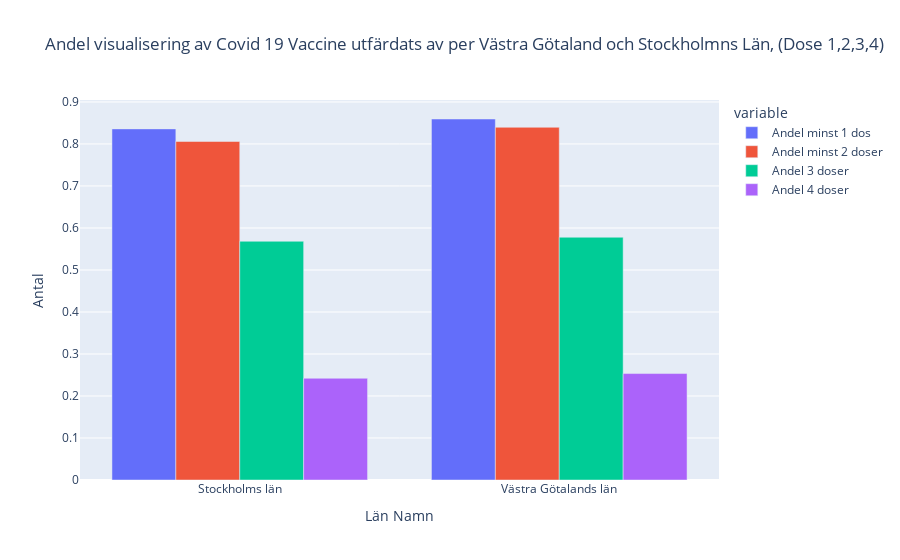

Notebook code for this chart:
### Code cell
proportion_Stock_Väst = px.bar(
    df_stock_vgöt,
    x="Län_namn",
    y=["Andel minst 1 dos","Andel minst 2 doser","Andel 3 doser","Andel 4 doser"],
    title="Andel visualisering av Covid 19 Vaccine utfärdats av per Västra Götaland och Stockholmns Län, (Dose 1,2,3,4)",
    barmode= "group",
    labels={
        "Län_namn":"Län Namn",
        "value":"Antal"       
    }
)
proportion_counties.write_html("Visualiseringar/Andel_vaccines_Stock_VGöt.html") # saving graph as html file
proportion_Stock_Väst.show()

### Figure 1 — Plotly figure (JSON) as saved in the notebook; plotly's stock layout.template omitted (floating-point values rounded to 4 significant figures)
{"data": [{"alignmentgroup": "True", "hovertemplate": "variable=Andel minst 1 dos<br>Län Namn=%{x}<br>Antal=%{y}<extra></extra>", "legendgroup": "Andel minst 1 dos", "marker": {"color": "#636efa", "pattern": {"shape": ""}}, "name": "Andel minst 1 dos", "offsetgroup": "Andel minst 1 dos", "orientation": "v", "showlegend": true, "textposition": "auto", "type": "bar", "x": ["Stockholms län", "Västra Götalands län"], "xaxis": "x", "y": [0.8359, 0.8594], "yaxis": "y"}, {"alignmentgroup": "True", "hovertemplate": "variable=Andel minst 2 doser<br>Län Namn=%{x}<br>Antal=%{y}<extra></extra>", "legendgroup": "Andel minst 2 doser", "marker": {"color": "#EF553B", "pattern": {"shape": ""}}, "name": "Andel minst 2 doser", "offsetgroup": "Andel minst 2 doser", "orientation": "v", "showlegend": true, "textposition": "auto", "type": "bar", "x": ["Stockholms län", "Västra Götalands län"], "xaxis": "x", "y": [0.8059, 0.8397], "yaxis": "y"}, {"alignmentgroup": "True", "hovertemplate": "variable=Andel 3 doser<br>Län Namn=%{x}<br>Antal=%{y}<extra></extra>", "legendgroup": "Andel 3 doser", "marker": {"color": "#00cc96", "pattern": {"shape": ""}}, "name": "Andel 3 doser", "offsetgroup": "Andel 3 doser", "orientation": "v", "showlegend": true, "textposition": "auto", "type": "bar", "x": ["Stockholms län", "Västra Götalands län"], "xaxis": "x", "y": [0.5683, 0.5779], "yaxis": "y"}, {"alignmentgroup": "True", "hovertemplate": "variable=Andel 4 doser<br>Län Namn=%{x}<br>Antal=%{y}<extra></extra>", "legendgroup": "Andel 4 doser", "marker": {"color": "#ab63fa", "pattern": {"shape": ""}}, "name": "Andel 4 doser", "offsetgroup": "Andel 4 doser", "orientation": "v", "showlegend": true, "textposition": "auto", "type": "bar", "x": ["Stockholms län", "Västra Götalands län"], "xaxis": "x", "y": [0.2423, 0.2534], "yaxis": "y"}], "layout": {"barmode": "group", "legend": {"title": {"text": "variable"}, "tracegroupgap": 0}, "title": {"text": "Andel visualisering av Covid 19 Vaccine utfärdats av per Västra Götaland och Stockholmns Län, (Dose 1,2,3,4)"}, "xaxis": {"anchor": "y", "domain": [0, 1], "title": {"text": "Län Namn"}}, "yaxis": {"anchor": "x", "domain": [0, 1], "title": {"text": "Antal"}}}}
